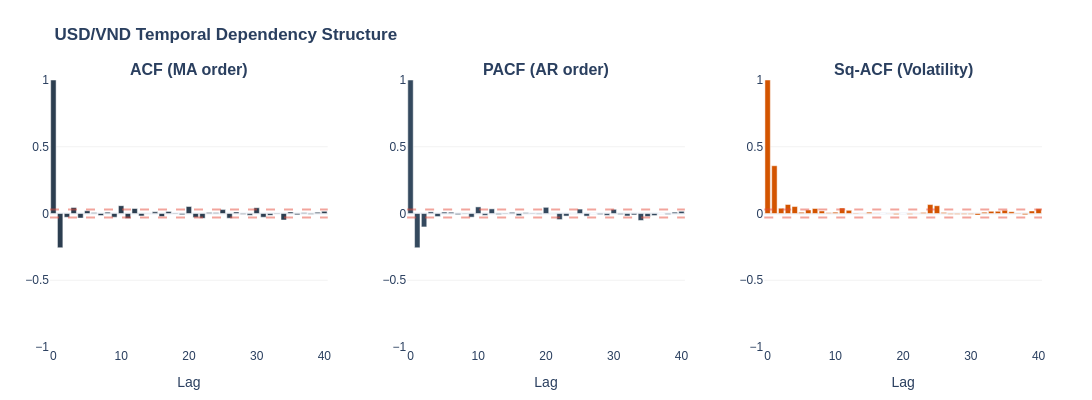

The notebook cell this image was saved under:
### Markdown cell above
### **Core Time-Series Dependencies (USD/VND)**
- **ACF:** Detects Moving Average (MA) components and general periodicity
- **PACF:** Isolates direct Autoregressive (AR) dependencies, stripping intermediate effects
- **Squared ACF:** Confirms second-moment dependency (volatility clustering) for Hybrid justification

### Code cell
from statsmodels.tsa.stattools import acf, pacf

# 1. Prepare 3-way diagnostics
series = df_train[f"USD{active_target}_RET"].dropna()
lags_to_show = 40

acf_vals = acf(series, nlags=lags_to_show)
pacf_vals = pacf(series, nlags=lags_to_show)
acf_sq_vals = acf(series**2, nlags=lags_to_show)
lags = np.arange(len(acf_vals))

# 2. Setup Subplots
fig = make_subplots(
    rows=1,
    cols=3,
    subplot_titles=(
        "<b>ACF (MA order)</b>",
        "<b>PACF (AR order)</b>",
        "<b>Sq-ACF (Volatility)</b>",
    ),
    horizontal_spacing=0.08,
)

# Plots
fig.add_trace(go.Bar(x=lags, y=acf_vals, marker_color="#2c3e50"), row=1, col=1)
fig.add_trace(go.Bar(x=lags, y=pacf_vals, marker_color="#34495e"), row=1, col=2)
fig.add_trace(go.Bar(x=lags, y=acf_sq_vals, marker_color="#d35400"), row=1, col=3)

# Significance Threshold (95% CI)
ci = 1.96 / np.sqrt(len(series))
for col in [1, 2, 3]:
    fig.add_hline(
        y=ci, line_dash="dash", line_color="#e74c3c", opacity=0.5, row=1, col=col
    )
    fig.add_hline(
        y=-ci, line_dash="dash", line_color="#e74c3c", opacity=0.5, row=1, col=col
    )

# 3. Styling
fig.update_layout(
    template="plotly_white",
    height=400,
    width=1250,
    showlegend=False,
    title_text="<b>USD/VND Temporal Dependency Structure</b>",
    font=dict(family="Arial, sans-serif", size=12),
    margin=dict(t=80, b=50, l=50, r=50),
)
fig.update_xaxes(title_text="Lag")
fig.update_yaxes(
    range=[-1, 1], gridcolor="#f2f2f2"
)  # Standardize scale to see magnitude

fig.show()

### Figure 1 — Plotly figure (JSON) as saved in the notebook; plotly's stock layout.template omitted (floating-point values rounded to 4 significant figures)
{"data": [{"marker": {"color": "#2c3e50"}, "type": "bar", "x": [0, 1, 2, 3, 4, 5, 6, 7, 8, 9, 10, 11, 12, 13, 14, 15, 16, 17, 18, 19, 20, 21, 22, 23, 24, 25, 26, 27, 28, 29, 30, 31, 32, 33, 34, 35, 36, 37, 38, 39, 40], "xaxis": "x", "y": [1.0, -0.2566, -0.02817, 0.04506, -0.03417, 0.02057, 0.00473, -0.01508, 0.01006, -0.02768, 0.05875, -0.03753, 0.03741, -0.01821, 0.001814, 0.01251, -0.0228, 0.01432, -0.00411, -0.008481, 0.05224, -0.02903, -0.03592, 0.007132, 0.005077, 0.0292, -0.03537, 0.01128, -0.00592, -0.01268, 0.04317, -0.02788, -0.01373, 0.003167, -0.04873, 0.01149, -0.01014, 0.006116, -0.006138, 0.009131, 0.01626], "yaxis": "y"}, {"marker": {"color": "#34495e"}, "type": "bar", "x": [0, 1, 2, 3, 4, 5, 6, 7, 8, 9, 10, 11, 12, 13, 14, 15, 16, 17, 18, 19, 20, 21, 22, 23, 24, 25, 26, 27, 28, 29, 30, 31, 32, 33, 34, 35, 36, 37, 38, 39, 40], "xaxis": "x2", "y": [1.0, -0.2566, -0.1007, 0.01222, -0.02284, 0.01057, 0.009695, -0.008419, 0.003259, -0.02743, 0.04942, -0.01369, 0.03487, -0.007043, 0.003654, 0.008717, -0.01669, 0.005743, -0.00354, -0.004671, 0.0463, 0.001173, -0.04547, -0.01934, -0.0008825, 0.03301, -0.01959, 0.0002572, -0.006809, -0.01395, 0.03129, -0.006982, -0.01859, -0.01073, -0.05197, -0.02293, -0.01539, -6.012e-05, -0.00624, 0.01004, 0.0165], "yaxis": "y2"}, {"marker": {"color": "#d35400"}, "type": "bar", "x": [0, 1, 2, 3, 4, 5, 6, 7, 8, 9, 10, 11, 12, 13, 14, 15, 16, 17, 18, 19, 20, 21, 22, 23, 24, 25, 26, 27, 28, 29, 30, 31, 32, 33, 34, 35, 36, 37, 38, 39, 40], "xaxis": "x3", "y": [1.0, 0.3579, 0.04015, 0.06766, 0.05214, 0.009051, 0.02668, 0.03768, 0.0191, 0.005196, 0.01021, 0.04099, 0.02345, 0.004156, -0.002176, 0.0101, -0.001912, 0.0004104, 0.001012, -0.006984, -0.0002687, -0.004745, 0.001023, 0.007123, 0.06697, 0.05826, 0.006603, -0.005842, -0.005306, -0.005984, -0.005677, -0.01192, 0.009482, 0.0162, 0.01625, 0.02389, 0.01312, -0.003708, -0.009233, 0.01913, 0.03497], "yaxis": "y3"}], "layout": {"annotations": [{"font": {"size": 16}, "showarrow": false, "text": "<b>ACF (MA order)</b>", "x": 0.14, "xanchor": "center", "xref": "paper", "y": 1, "yanchor": "bottom", "yref": "paper"}, {"font": {"size": 16}, "showarrow": false, "text": "<b>PACF (AR order)</b>", "x": 0.5, "xanchor": "center", "xref": "paper", "y": 1, "yanchor": "bottom", "yref": "paper"}, {"font": {"size": 16}, "showarrow": false, "text": "<b>Sq-ACF (Volatility)</b>", "x": 0.86, "xanchor": "center", "xref": "paper", "y": 1, "yanchor": "bottom", "yref": "paper"}], "font": {"family": "Arial, sans-serif", "size": 12}, "height": 400, "margin": {"b": 50, "l": 50, "r": 50, "t": 80}, "shapes": [{"line": {"color": "#e74c3c", "dash": "dash"}, "opacity": 0.5, "type": "line", "x0": 0, "x1": 1, "xref": "x domain", "y0": 0.0301, "y1": 0.0301, "yref": "y"}, {"line": {"color": "#e74c3c", "dash": "dash"}, "opacity": 0.5, "type": "line", "x0": 0, "x1": 1, "xref": "x domain", "y0": -0.0301, "y1": -0.0301, "yref": "y"}, {"line": {"color": "#e74c3c", "dash": "dash"}, "opacity": 0.5, "type": "line", "x0": 0, "x1": 1, "xref": "x2 domain", "y0": 0.0301, "y1": 0.0301, "yref": "y2"}, {"line": {"color": "#e74c3c", "dash": "dash"}, "opacity": 0.5, "type": "line", "x0": 0, "x1": 1, "xref": "x2 domain", "y0": -0.0301, "y1": -0.0301, "yref": "y2"}, {"line": {"color": "#e74c3c", "dash": "dash"}, "opacity": 0.5, "type": "line", "x0": 0, "x1": 1, "xref": "x3 domain", "y0": 0.0301, "y1": 0.0301, "yref": "y3"}, {"line": {"color": "#e74c3c", "dash": "dash"}, "opacity": 0.5, "type": "line", "x0": 0, "x1": 1, "xref": "x3 domain", "y0": -0.0301, "y1": -0.0301, "yref": "y3"}], "showlegend": false, "title": {"text": "<b>USD/VND Temporal Dependency Structure</b>"}, "width": 1250, "xaxis": {"anchor": "y", "domain": [0, 0.28], "title": {"text": "Lag"}}, "xaxis2": {"anchor": "y2", "domain": [0.36, 0.64], "title": {"text": "Lag"}}, "xaxis3": {"anchor": "y3", "domain": [0.72, 1], "title": {"text": "Lag"}}, "yaxis": {"anchor": "x", "domain": [0, 1], "gridcolor": "#f2f2f2", "range": [-1, 1]}, "yaxis2": {"anchor": "x2", "domain": [0, 1], "gridcolor": "#f2f2f2", "range": [-1, 1]}, "yaxis3": {"anchor": "x3", "domain": [0, 1], "gridcolor": "#f2f2f2", "range": [-1, 1]}}}
